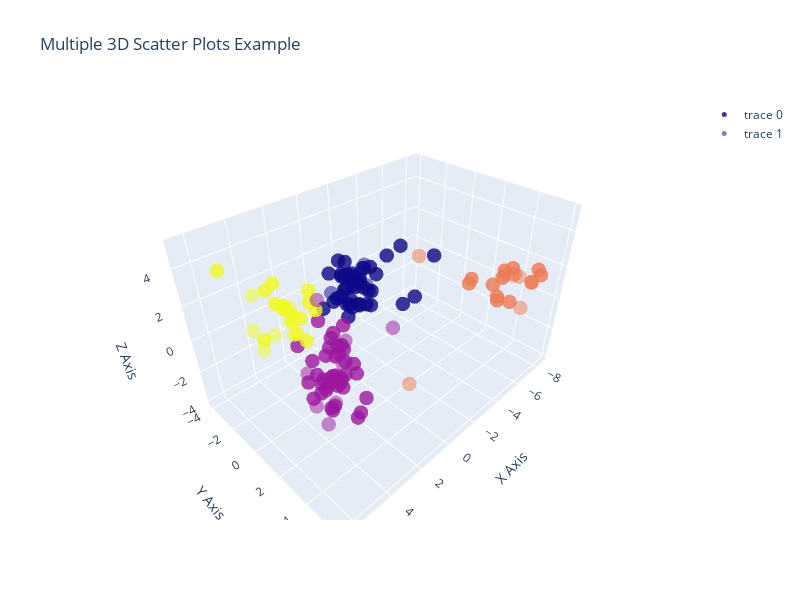

This figure's notebook cell:
### Code cell
import plotly.graph_objects as go
import numpy as np
x1 = X_train_lda[:, 0]
y1 = X_train_lda[:, 1]
z1 = X_train_lda[:, 2]

x2 = X_test_lda[:, 0]
y2 = X_test_lda[:, 1]
z2 = X_test_lda[:, 2]


# Create a 3D scatter plot
fig = go.Figure()
# Add the first scatter trace
fig.add_trace(go.Scatter3d(
    x=x1,
    y=y1,
    z=z1,
    mode='markers',
    marker=dict(
        size=5,
        color=y_train,  # Color for the first set
        opacity=0.8
    ),
    # hovertemplate = hover_text_re,
))

fig.add_trace(go.Scatter3d(
    x=x2,
    y=y2,
    z=z2,
    mode='markers',
    marker=dict(
        size=5,
        color=y_test,  # Color for the second set
        opacity=0.5
    ),
    # hovertemplate = hover_text_than,
))

# Set the layout of the plot
fig.update_layout(
    scene=dict(
        xaxis_title='X Axis',
        yaxis_title='Y Axis',
        zaxis_title='Z Axis'
    ),
    width = 800,
    height = 600,
    title='Multiple 3D Scatter Plots Example'
)

# Show the plot
fig.show()
